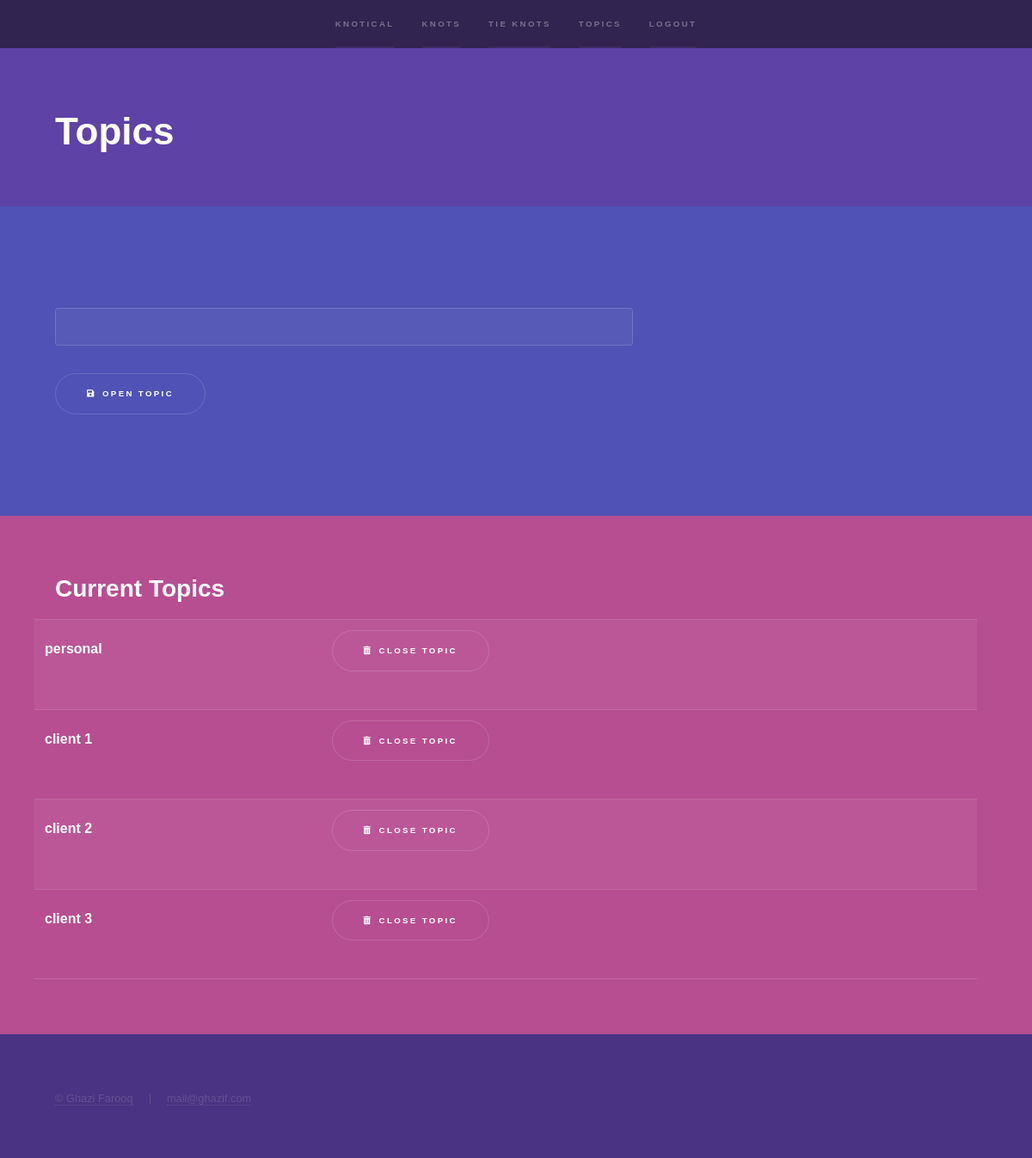
The app's page /tasks/topics (signed in) with its own data.
### taskmanager/models.py (models this page shows)
class KnotsTopics(models.Model):
    knot_topic = models.CharField(max_length=256, blank=False, unique = True)
    knot_topic_owner = models.ForeignKey(User, on_delete=models.CASCADE)
    def __str__(self):
        return self.knot_topic

### taskmanager/views.py (the view, shortened to what this page needs)
# urls.py: path('tasks/topics', views.topics_index, name='topics'),
def topics_index(request):
    topic_deleted = False
    topic_added = False
    create_topic_form = CreateTopicForm()
    topics_list_query = KnotsTopics.objects.filter(knot_topic_owner = request.user)
    return render(request,'taskmanager/topics.html',
                          {'create_topic_form':create_topic_form,
                           'topic_added':topic_added,
                           'topics_list_query': topics_list_query,
                           'topic_deleted':topic_deleted})

### taskmanager/forms.py
class CreateTopicForm(forms.ModelForm):
    class Meta():
        model = KnotsTopics
        fields = ['knot_topic']

### templates/taskmanager/topics.html (shortened to what this page needs)
{% extends "interface/base.html" %}
{% block body_block %}
<section id="three" class="wrapper style1 fade-up">
  <div class="inner">
    <h1>Topics</h1>
  </div>
</section>
{% if user.is_authenticated %}
            <section class="wrapper style2 spotlights">
              <section>
                <div class="content">
                  <div class="inner">
                        <form enctype="multipart/form-data" method="POST">
                            <div class="fields">
                              <div class="field">
                                {{ create_topic_form.knot_topic}}
                              </div>
                            </div>
                            <a href="#" class="button submit icon solid fa-save">Open Topic</a>
                        </form>
                  </div>
                </div>
              </section>
            </section>
            <section id="two" class="wrapper style3 fade-up">
              <div class="inner">
                <h2>Current Topics</h2>
                <div class="row">
                      <table>
                            {% for topic in topics_list_query %}
                                      <tr>
                                          <td>
                                              <h4>{{ topic }}</h4>
                                          </td>
                                          <td>
                                              <form class=""method="post">
                                                <a href="#" class="button submit icon solid fa-trash-alt">close Topic</a>
                                              </form>
                                          </td>
                                      </tr>
                            {% endfor %}
                        </table>
                  </div>
              </div>
            </section>
  {% endif %}
{% endblock %}

### records on screen
KnotsTopics: knot_topic "personal"
KnotsTopics: knot_topic "client 1"
KnotsTopics: knot_topic "client 2"
KnotsTopics: knot_topic "client 3"
